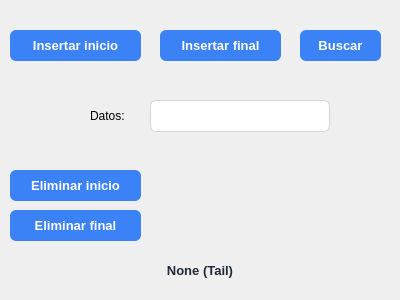
<?xml version="1.0" encoding="UTF-8"?>
<ui version="4.0">
 <class>Dialog</class>
 <widget class="QDialog" name="Dialog">
  <property name="geometry">
   <rect>
    <x>0</x>
    <y>0</y>
    <width>400</width>
    <height>300</height>
   </rect>
  </property>
  <property name="windowTitle">
   <string>Dialog</string>
  </property>
  <property name="styleSheet">
   <string notr="true">/* ==========================================================================
   1. LINE EDIT (QLineEdit)
   ========================================================================== */
QLineEdit {
    background-color: #ffffff;
    border: 1px solid #d1d5db;
    border-radius: 6px;
    padding: 6px 10px;
    color: #1f2937;
    font-size: 13px;
    selection-background-color: #3b82f6; /* Color al seleccionar texto */
}

/* Cuando el usuario hace clic para escribir */
QLineEdit:focus {
    border: 2px solid #3b82f6;
    background-color: #ffffff;
}

/* Estado cuando el campo está deshabilitado */
QLineEdit:disabled {
    background-color: #f3f4f6;
    color: #9ca3af;
    border: 1px solid #e5e7eb;
}

/* ==========================================================================
   2. PUSH BUTTON (QPushButton)
   ========================================================================== */
QPushButton {
    background-color: #3b82f6;
    color: #ffffff;
    border: none;
    border-radius: 6px;
    padding: 8px 16px;
    font-size: 13px;
    font-weight: bold;
}

/* Al pasar el cursor por encima */
QPushButton:hover {
    background-color: #2563eb;
}

/* Al hacer clic */
QPushButton:pressed {
    background-color: #1d4ed8;
    padding-left: 18px; /* Sutil efecto de hundimiento */
    padding-top: 9px;
}

/* Estado deshabilitado */
QPushButton:disabled {
    background-color: #bdc3c7;
    color: #7f8c8d;
}

/* ==========================================================================
   3. MENU BAR Y MENÚS DESPLEGABLES (QMenuBar y QMenu)
   ========================================================================== */
/* La barra horizontal superior */
QMenuBar {
    background-color: #f3f4f6;
    border-bottom: 1px solid #d1d5db;
    color: #1f2937;
    font-size: 13px;
}

/* Los elementos de la barra superior (Archivo, Editar, etc.) */
QMenuBar::item {
    background-color: transparent;
    padding: 6px 12px;
    border-radius: 4px;
}

QMenuBar::item:selected {
    background-color: #e5e7eb;
    color: #000000;
}

/* El menú que se despliega hacia abajo */
QMenu {
    background-color: #ffffff;
    border: 1px solid #d1d5db;
    padding: 5px 0px;
}

/* Las opciones dentro del menú desplegable */
QMenu::item {
    padding: 6px 25px 6px 20px;
    color: #1f2937;
}

/* Al pasar el cursor sobre una opción del menú desplegable */
QMenu::item:selected {
    background-color: #3b82f6;
    color: #ffffff;
}</string>
  </property>
  <widget class="QPushButton" name="pushButton">
   <property name="geometry">
    <rect>
     <x>10</x>
     <y>30</y>
     <width>131</width>
     <height>31</height>
    </rect>
   </property>
   <property name="text">
    <string>Insertar inicio</string>
   </property>
  </widget>
  <widget class="QPushButton" name="pushButton_2">
   <property name="geometry">
    <rect>
     <x>160</x>
     <y>30</y>
     <width>121</width>
     <height>31</height>
    </rect>
   </property>
   <property name="text">
    <string>Insertar final</string>
   </property>
  </widget>
  <widget class="QPushButton" name="pushButton_3">
   <property name="geometry">
    <rect>
     <x>10</x>
     <y>210</y>
     <width>131</width>
     <height>31</height>
    </rect>
   </property>
   <property name="text">
    <string>Eliminar final</string>
   </property>
  </widget>
  <widget class="QPushButton" name="pushButton_4">
   <property name="geometry">
    <rect>
     <x>10</x>
     <y>170</y>
     <width>131</width>
     <height>31</height>
    </rect>
   </property>
   <property name="text">
    <string>Eliminar inicio</string>
   </property>
  </widget>
  <widget class="QPushButton" name="pushButton_5">
   <property name="geometry">
    <rect>
     <x>300</x>
     <y>30</y>
     <width>81</width>
     <height>31</height>
    </rect>
   </property>
   <property name="text">
    <string>Buscar</string>
   </property>
  </widget>
  <widget class="QLineEdit" name="lineEdit">
   <property name="geometry">
    <rect>
     <x>150</x>
     <y>100</y>
     <width>180</width>
     <height>32</height>
    </rect>
   </property>
  </widget>
  <widget class="QLabel" name="label">
   <property name="geometry">
    <rect>
     <x>90</x>
     <y>100</y>
     <width>50</width>
     <height>32</height>
    </rect>
   </property>
   <property name="text">
    <string>Datos:</string>
   </property>
  </widget>
  <widget class="QLabel" name="lblResultado">
   <property name="geometry">
    <rect>
     <x>10</x>
     <y>255</y>
     <width>380</width>
     <height>30</height>
    </rect>
   </property>
   <property name="styleSheet">
    <string notr="true">color: #1f2937; font-size: 13px; font-weight: bold;</string>
   </property>
   <property name="text">
    <string>None (Tail)</string>
   </property>
   <property name="alignment">
    <set>Qt::AlignCenter</set>
   </property>
  </widget>
 </widget>
 <resources/>
 <connections/>
</ui>
